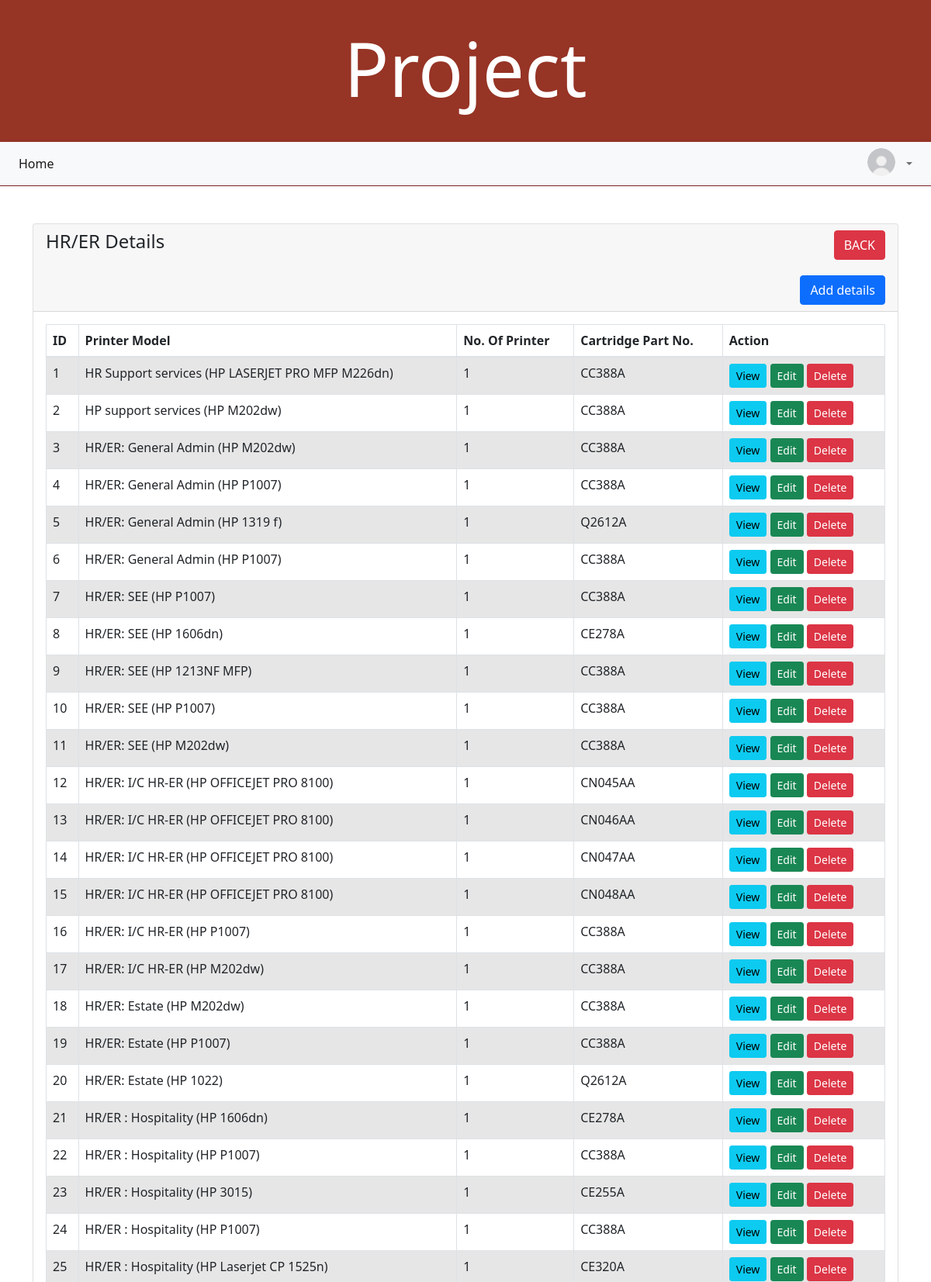
Screenshot of /erindex.php (upper part) with the database file from the repository.
### tables this page shows
CREATE TABLE `ers` (
  `id` int(11) NOT NULL,
  `printer` varchar(190) NOT NULL,
  `number` varchar(191) NOT NULL,
  `part` varchar(191) NOT NULL,
  `issued` varchar(191) NOT NULL
);

### erindex.php (the view, shortened to what this page needs)
<?php
    require 'sectiondbcon.php';
?>
<!DOCTYPE html>
<html>
    <head>
        <link rel="stylesheet" href="https://stackpath.bootstrapcdn.com/bootstrap/4.5.0/css/bootstrap.min.css">
    </head>
    <body>
      <div class="header">
        <h1 style="font-size:8vw;">Project</h1>
      </div>
      <nav class="navbar navbar-expand-xl navbar-light bg-light">
		<div class="navbar-nav">
       <a href="adminlogin.php" class="nav-item nav-link active" > <i class="fa fa-fw fa-home"></i> Home</a>
			</div>
		<div class="navbar-nav ml-auto">
			<div class="nav-item dropdown">
				<a href="#" data-toggle="dropdown" class="nav-link dropdown-toggle user-action"><img src="logopro.jpeg" class="avatar" alt="Avatar"> <?php  if (isset($_SESSION['user'])) : ?>
				<?php endif ?> <b class="caret"></b></a>
			</div>
		</div>
</nav>
<br>
    </body>
</html>
<!doctype html>
<html lang="en">
  <head>
    <link href="https://cdn.jsdelivr.net/npm/bootstrap@5.1.3/dist/css/bootstrap.min.css" rel="stylesheet">
</head>
<body>
    <div class="container mt-4">
        <div class="row">
            <div class="col-md-12">
                <div class="card">
                    <div class="card-header">
                        <h4>HR/ER Details
                        <a href="sectionindex.php" class="btn btn-danger float-end">BACK</a>
                        <br>
                        <br>
                        <a href="er-create.php" class="btn btn-primary float-end">Add details</a>
                        </h4>
                    </div>
                    <div class="card-body">
                        <table class="table table-bordered table-striped">
                            <thead>
                                <tr>
                                    <th>ID</th>
                                    <th>Printer Model</th>
                                    <th>No. Of Printer</th>
                                    <th>Cartridge Part No.</th>
                                    <th>Action</th>
                                </tr>
                            </thead>
                            <tbody>
                                <?php
                                    $query = "SELECT * FROM ers";
                                    $query_run = mysqli_query($con, $query);
                                    if(mysqli_num_rows($query_run) > 0)
                                    {
                                        foreach($query_run as $data)
                                        {
                                            ?>
                                            <tr>
                                                <td><?= $data['id']; ?></td>
                                                <td><?= $data['printer']; ?></td>
                                                <td><?= $data['number']; ?></td>
                                                <td><?= $data['part']; ?></td>
                                                <td>
                                                    <a href="er-view.php?id=<?= $data['id']; ?>" class="btn btn-info btn-sm">View</a>
                                                    <a href="er-edit.php?id=<?= $data['id']; ?>" class="btn btn-success btn-sm">Edit</a>
                                                    <form action="ercode.php" method="POST" class="d-inline">
                                                        <button type="submit" name="delete" value="<?=$data['id'];?>" class="btn btn-danger btn-sm">Delete</button>
                                                    </form>
                                                </td>
                                            </tr>
                                            <?php
                                        }
                                    }
                                    else
                                    {
                                        echo "<h5> No Record Found </h5>";
                                    }
                                ?>
                            </tbody>
                        </table>
                    </div>
                </div>
            </div>
        </div>
    </div>
</body>
</html>

### erindex.php (style rules this page uses)
body { font-family: Arial; margin: 0; }
.header { padding: 30px; text-align: center; background: #963425; color: white; }
body { background: #d7d3d3; }
.navbar { background: rgb(79, 23, 23); padding-left: 16px; padding-right: 16px; border-bottom: 1px solid #782626; box-shadow: 0 0 4px rgba(109, 101, 101, 0.1); }
.nav-link img { border-radius: 50%; width: 36px; height: 36px; margin: -8px 0; float: left; margin-right: 10px; }

### rows the page displays
ers: id "1", printer "HR Support services (HP LASERJET PRO MFP M226dn)", number "1", part "CC388A"
ers: id "2", printer "HP support services (HP M202dw)", number "1", part "CC388A"
ers: id "3", printer "HR/ER: General Admin (HP M202dw)", number "1", part "CC388A"
ers: id "4", printer "HR/ER: General Admin (HP P1007)", number "1", part "CC388A"
ers: id "5", printer "HR/ER: General Admin (HP 1319 f)", number "1", part "Q2612A"
ers: id "6", printer "HR/ER: General Admin (HP P1007)", number "1", part "CC388A"
ers: id "7", printer "HR/ER: SEE (HP P1007)", number "1", part "CC388A"
ers: id "8", printer "HR/ER: SEE (HP 1606dn)", number "1", part "CE278A"
ers: id "9", printer "HR/ER: SEE (HP 1213NF MFP)", number "1", part "CC388A"
ers: id "10", printer "HR/ER: SEE (HP P1007)", number "1", part "CC388A"
ers: id "11", printer "HR/ER: SEE (HP M202dw)", number "1", part "CC388A"
ers: id "12", printer "HR/ER: I/C HR-ER (HP OFFICEJET PRO 8100)", number "1", part "CN045AA"
ers: id "13", printer "HR/ER: I/C HR-ER (HP OFFICEJET PRO 8100)", number "1", part "CN046AA"
ers: id "14", printer "HR/ER: I/C HR-ER (HP OFFICEJET PRO 8100)", number "1", part "CN047AA"
ers: id "15", printer "HR/ER: I/C HR-ER (HP OFFICEJET PRO 8100)", number "1", part "CN048AA"
ers: id "16", printer "HR/ER: I/C HR-ER (HP P1007)", number "1", part "CC388A"
ers: id "17", printer "HR/ER: I/C HR-ER (HP M202dw)", number "1", part "CC388A"
ers: id "18", printer "HR/ER: Estate (HP M202dw)", number "1", part "CC388A"
ers: id "19", printer "HR/ER: Estate (HP P1007)", number "1", part "CC388A"
ers: id "20", printer "HR/ER: Estate (HP 1022)", number "1", part "Q2612A"
ers: id "21", printer "HR/ER : Hospitality (HP 1606dn)", number "1", part "CE278A"
ers: id "22", printer "HR/ER : Hospitality (HP P1007)", number "1", part "CC388A"
ers: id "23", printer "HR/ER : Hospitality (HP 3015)", number "1", part "CE255A"
ers: id "24", printer "HR/ER : Hospitality (HP P1007)", number "1", part "CC388A"
ers: id "25", printer "HR/ER : Hospitality (HP Laserjet CP 1525n)", number "1", part "CE320A"
